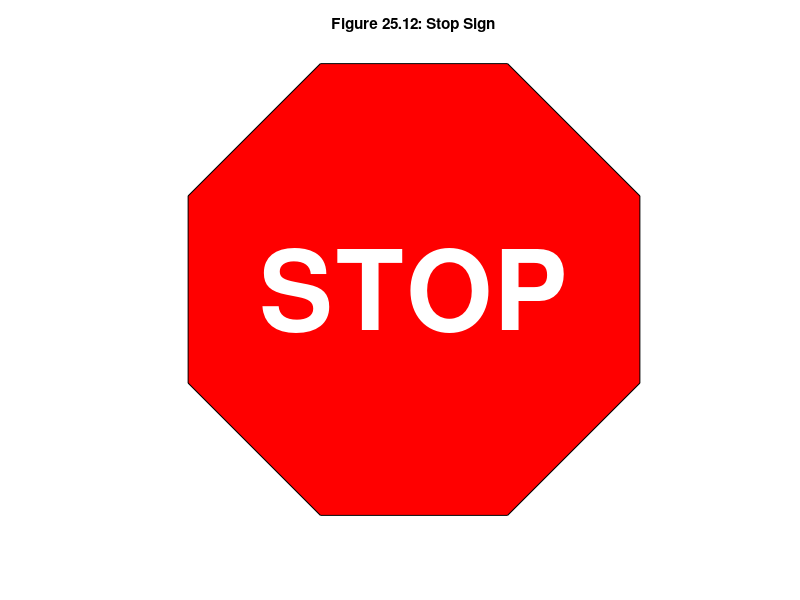

MATLAB code for this plot:
t = (1:2:15)'*pi/8;
x = sin(t);
y = cos(t);
fill(x,y,'r') % a filled red circle using only 8 data points
axis square off
text(0,0,'STOP', ...
   'Color',[1 1 1], ...
   'FontSize',80, ...
   'FontWeight','bold', ...
   'HorizontalAlignment','center')
title('Figure 25.12: Stop Sign')
